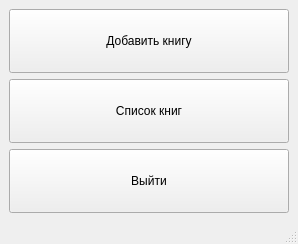
<?xml version="1.0" encoding="UTF-8"?>
<ui version="4.0">
 <class>MainWindow</class>
 <widget class="QMainWindow" name="MainWindow">
  <property name="geometry">
   <rect>
    <x>0</x>
    <y>0</y>
    <width>298</width>
    <height>244</height>
   </rect>
  </property>
  <property name="windowTitle">
   <string>MainWindow</string>
  </property>
  <widget class="QWidget" name="centralwidget">
   <layout class="QVBoxLayout" name="verticalLayout">
    <item>
     <widget class="QPushButton" name="pushButton">
      <property name="sizePolicy">
       <sizepolicy hsizetype="Minimum" vsizetype="Preferred">
        <horstretch>0</horstretch>
        <verstretch>0</verstretch>
       </sizepolicy>
      </property>
      <property name="styleSheet">
       <string notr="true"/>
      </property>
      <property name="text">
       <string>Добавить книгу</string>
      </property>
     </widget>
    </item>
    <item>
     <widget class="QPushButton" name="pushButton_2">
      <property name="sizePolicy">
       <sizepolicy hsizetype="Minimum" vsizetype="Preferred">
        <horstretch>0</horstretch>
        <verstretch>0</verstretch>
       </sizepolicy>
      </property>
      <property name="text">
       <string>Список книг</string>
      </property>
     </widget>
    </item>
    <item>
     <widget class="QPushButton" name="pushButton_3">
      <property name="sizePolicy">
       <sizepolicy hsizetype="Minimum" vsizetype="Preferred">
        <horstretch>0</horstretch>
        <verstretch>0</verstretch>
       </sizepolicy>
      </property>
      <property name="text">
       <string>Выйти</string>
      </property>
     </widget>
    </item>
   </layout>
  </widget>
  <widget class="QStatusBar" name="statusbar"/>
  <widget class="QMenuBar" name="menubar">
   <property name="geometry">
    <rect>
     <x>0</x>
     <y>0</y>
     <width>298</width>
     <height>17</height>
    </rect>
   </property>
  </widget>
 </widget>
 <resources/>
 <connections/>
</ui>
